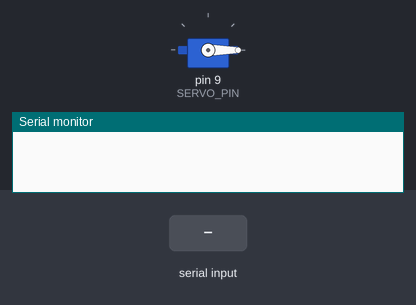
A sketch run on a simulated Arduino Uno, built with avr-gcc and run on an emulated ATmega328P. Parts: servo, the last lines printed to the serial monitor. Inputs (shaded band) come from the test bench.

Above: at 4.1 s.
4.2 s: "90,45\n" received over Serial
At 4.7 s:
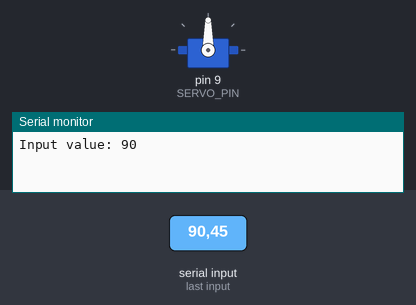
5.7 s: "30,150\n" received over Serial
At 6.9 s:
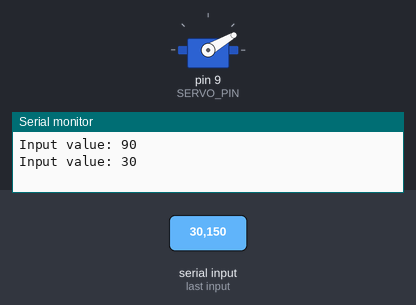
7.2 s: "90\n" received over Serial
At 8.2 s:
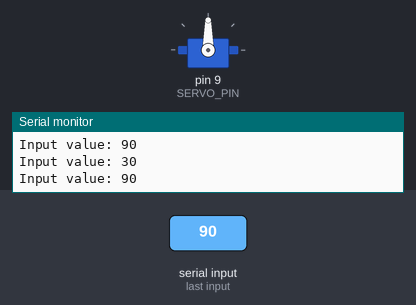
Timing chart, 0 to 10.2 s (numbered marks = the images above; inputs shaded):
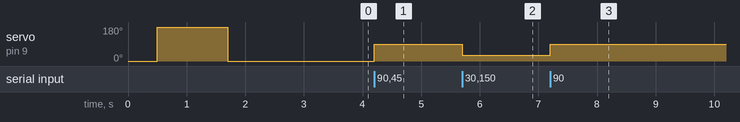

Measured:
- after the input at 4.2 s, servo on pin 9 (SERVO_PIN): 0° → 90° at once
- after the input at 5.7 s, servo on pin 9 (SERVO_PIN): 90° → 30° at once
- after the input at 7.2 s, servo on pin 9 (SERVO_PIN): 30° → 90° at once

The sketch:

manage_servo_from_pc.ino
```cpp
/**
  You can send the servo angle from the serial monitor or from this Python program:

*/

#include <Servo.h>

// Configuration
int SERVO_PIN = 9;

Servo myServo;

int input_value;

void setup() {
  // Initialize serial comm
  Serial.begin(115200);
  Serial.setTimeout(1);

  // Initialize servo
  myServo.attach(SERVO_PIN);

  myServo.write(0);
  delay(500);
  myServo.write(179);
  delay(1200);
  myServo.write(0);
  delay(1200);
}

void loop() {
    while (!Serial.available()); // Wait until Serial port is available

    input_value = Serial.readString().toInt(); // Read input value

    if(input_value >= 0 && input_value < 180) {
      // Print the values to check
      Serial.print("Input value: ");
      Serial.println(input_value);

      // If the value is inside the range, set the servo position.
      myServo.write(input_value);
      delay(15); // Wait the servo to be there
    }
}
```
